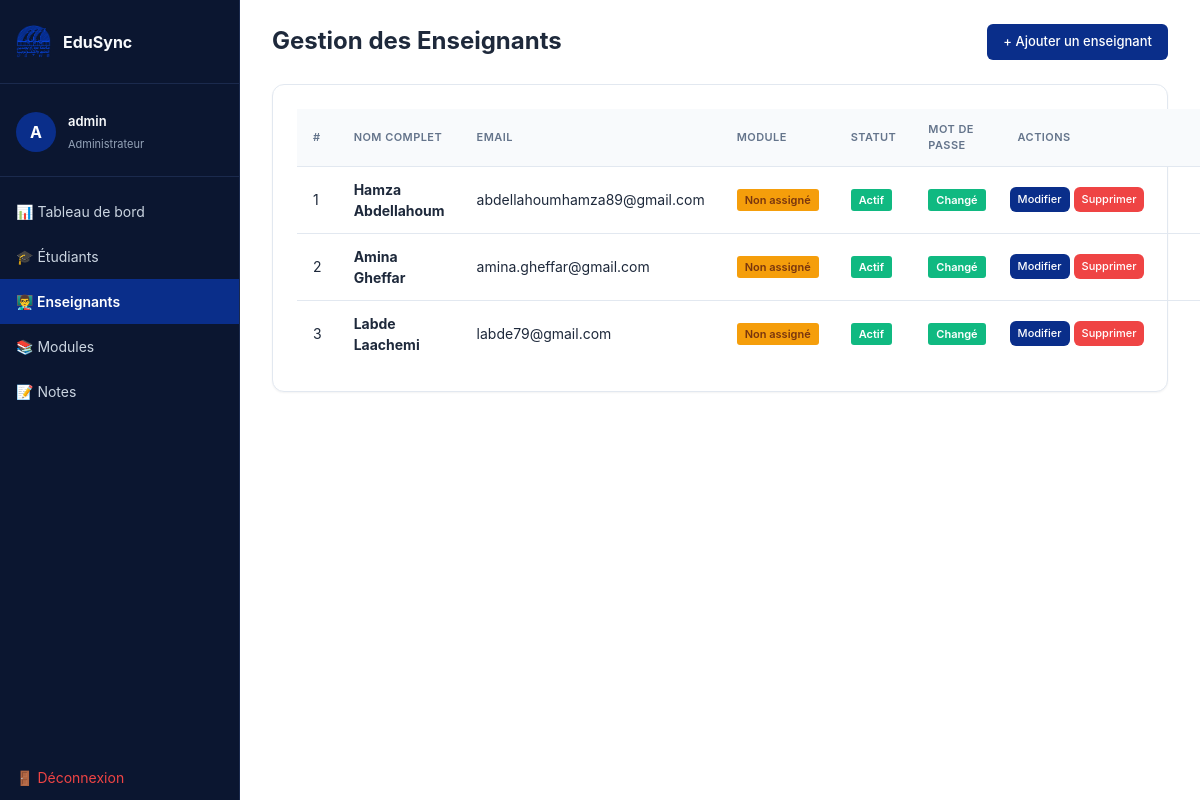
The page /admin/teachers.php (signed in) on the database as committed earlier.
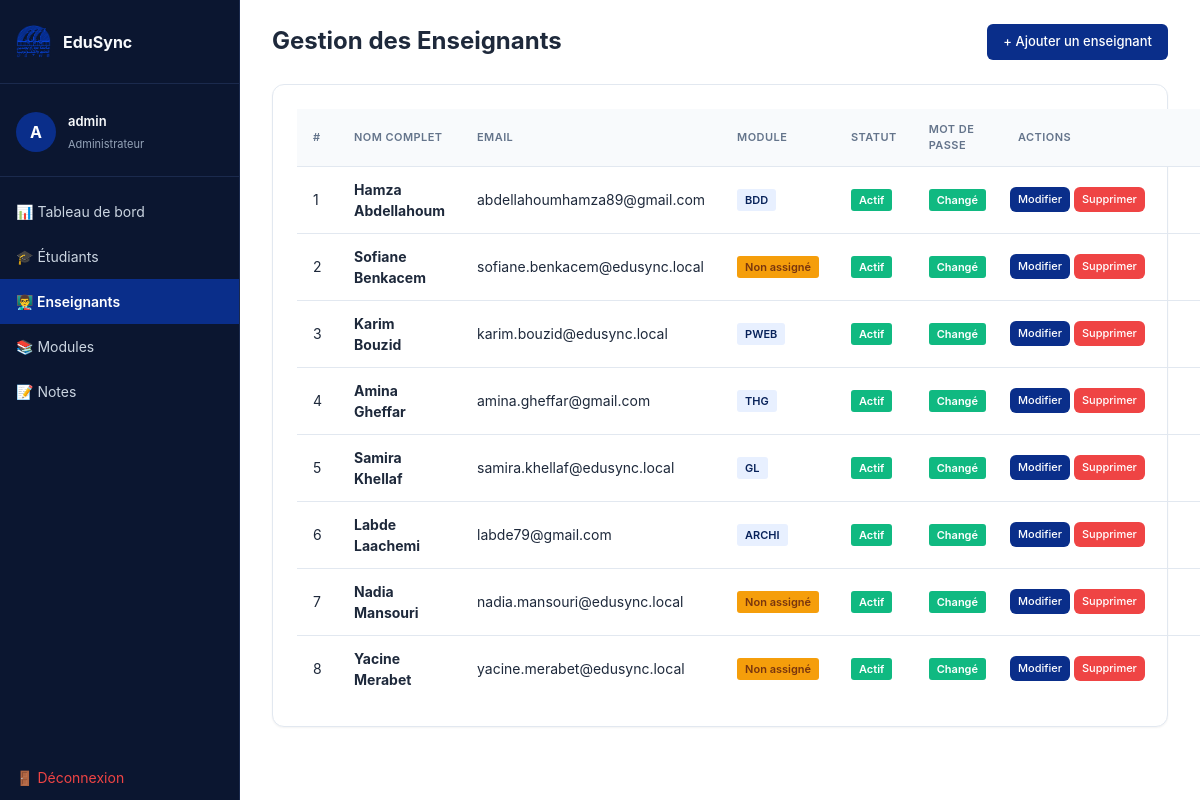
The same page on the database as committed later.
### tables this page shows
CREATE TABLE IF NOT EXISTS teachers (
    id          INT AUTO_INCREMENT PRIMARY KEY,
    last_name             VARCHAR(80)  NOT NULL,
    first_name            VARCHAR(80)  NOT NULL,
    email                 VARCHAR(120) NOT NULL UNIQUE,
    subject     VARCHAR(100),
    password_hash         VARCHAR(255) NOT NULL,
    must_change_password  TINYINT(1)   NOT NULL DEFAULT 1,
    is_active             TINYINT(1)   NOT NULL DEFAULT 1,
    created_at            TIMESTAMP    DEFAULT CURRENT_TIMESTAMP
);

CREATE TABLE IF NOT EXISTS modules (
    id          INT AUTO_INCREMENT PRIMARY KEY,
    code          VARCHAR(20) NOT NULL UNIQUE,
    title       VARCHAR(150) NOT NULL,
    coefficient   INT NOT NULL DEFAULT 1,
    teacher_id  INT NOT NULL,         
    FOREIGN KEY (teacher_id) REFERENCES teachers(id)
        ON DELETE CASCADE
);

### admin/teachers.php (the view, shortened to what this page needs)
<?php
require_once '../config/db.php';
$teachers = $pdo->query("
    SELECT t.id, t.first_name, t.last_name, t.email,
           t.subject, t.is_active, t.created_at,
           t.must_change_password,
           m.title AS module_name, m.code AS module_code
    FROM teachers t
    LEFT JOIN modules m ON m.teacher_id = t.id
    ORDER BY t.last_name ASC
")->fetchAll();
require_once '../includes/header.php';
?>
<div class="page-header">
    <h1>Gestion des Enseignants</h1>
    <a href="add_teacher.php" class="btn btn-primary">+ Ajouter un enseignant</a>
</div>
<div class="card teachers-card">
    <table class="teachers-table">
        <thead>
            <tr>
                <th>#</th>
                <th>Nom complet</th>
                <th>Email</th>
                <th>Module</th>
                <th>Statut</th>
                <th>Mot de passe</th>
                <th>Actions</th>
            </tr>
        </thead>
        <tbody>
        <?php if (empty($teachers)): ?>
            <tr>
                <td colspan="9" class="empty-state">
                    Aucun enseignant trouvé.
                </td>
            </tr>
        <?php else: ?>
            <?php foreach ($teachers as $i => $t): ?>
            <tr>
                <td><?= $i + 1 ?></td>
                <td>
                    <strong>
                        <?= htmlspecialchars($t['first_name'].' '.$t['last_name']) ?>
                    </strong>
                </td>
                <td><?= htmlspecialchars($t['email']) ?></td>
                <td>
                    <?php if ($t['module_code']): ?>
                        <span class="badge blue">
                            <?= htmlspecialchars($t['module_code']) ?>
                        </span>
                    <?php else: ?>
                        <span class="badge amber">Non assigné</span>
                    <?php endif; ?>
                </td>
                <td>
                    <?php if ($t['is_active']): ?>
                        <span class="badge green">Actif</span>
                    <?php else: ?>
                        <span class="badge red">Inactif</span>
                    <?php endif; ?>
                </td>
                <td>
                    <?php if ($t['must_change_password']): ?>
                        <span class="badge amber">Temporaire</span>
                    <?php else: ?>
                        <span class="badge green">Changé</span>
                    <?php endif; ?>
                </td>
                <td>
                    <a href="edit_teacher.php?id=<?= $t['id'] ?>"
                       class="btn btn-primary">Modifier</a>
                    <a href="teachers.php?delete=<?= $t['id'] ?>"
                       class="btn btn-danger"
                       onclick="return confirm('Supprimer cet enseignant ?')">
                       Supprimer
                    </a>
                </td>
            </tr>
            <?php endforeach; ?>
        <?php endif; ?>
        </tbody>
    </table>
</div>
<?php require_once '../includes/footer.php'; ?>

Rows that differ between the two databases and show on the page:
no longer on this page (row edited): teachers: first_name+last_name "Hamza Abdellahoum", email "abdellahoumhamza89@gmail.com", shows "Non assigné", is_active "Actif", must_change_password "Changé"
no longer on this page (row edited): teachers: first_name+last_name "Amina Gheffar", email "amina.gheffar@gmail.com", shows "Non assigné", is_active "Actif", must_change_password "Changé"
no longer on this page (row edited): teachers: first_name+last_name "Labde Laachemi", email "labde79@gmail.com", shows "Non assigné", is_active "Actif", must_change_password "Changé"
added modules: teacher.last_name "Hamza Abdellahoum", teacher.email "abdellahoumhamza89@gmail.com", code "BDD"
added teachers: first_name+last_name "Sofiane Benkacem", email "sofiane.benkacem@edusync.local", shows "Non assigné", is_active "Actif", must_change_password "Changé"
added modules: teacher.last_name "Karim Bouzid", teacher.email "karim.bouzid@edusync.local", code "PWEB"
added modules: teacher.last_name "Amina Gheffar", teacher.email "amina.gheffar@gmail.com", code "THG"
added modules: teacher.last_name "Samira Khellaf", teacher.email "samira.khellaf@edusync.local", code "GL"
added modules: teacher.last_name "Labde Laachemi", teacher.email "labde79@gmail.com", code "ARCHI"
added teachers: first_name+last_name "Nadia Mansouri", email "nadia.mansouri@edusync.local", shows "Non assigné", is_active "Actif", must_change_password "Changé"
added teachers: first_name+last_name "Yacine Merabet", email "yacine.merabet@edusync.local", shows "Non assigné", is_active "Actif", must_change_password "Changé"
